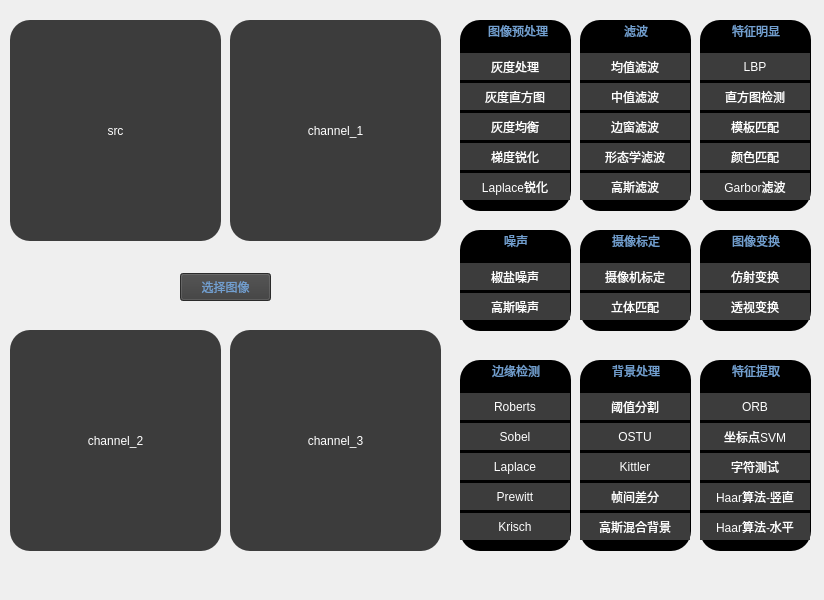
<?xml version="1.0" encoding="UTF-8"?>
<ui version="4.0">
 <class>opencv</class>
 <widget class="QWidget" name="opencv">
  <property name="geometry">
   <rect>
    <x>0</x>
    <y>0</y>
    <width>824</width>
    <height>600</height>
   </rect>
  </property>
  <property name="minimumSize">
   <size>
    <width>824</width>
    <height>600</height>
   </size>
  </property>
  <property name="maximumSize">
   <size>
    <width>824</width>
    <height>600</height>
   </size>
  </property>
  <property name="windowTitle">
   <string>Form</string>
  </property>
  <widget class="QLabel" name="label_2">
   <property name="geometry">
    <rect>
     <x>230</x>
     <y>20</y>
     <width>211</width>
     <height>221</height>
    </rect>
   </property>
   <property name="maximumSize">
    <size>
     <width>211</width>
     <height>221</height>
    </size>
   </property>
   <property name="styleSheet">
    <string notr="true">background:transparent; 
background:#3c3c3c;
color: white;
border-radius:20px;</string>
   </property>
   <property name="text">
    <string>channel_1</string>
   </property>
   <property name="alignment">
    <set>Qt::AlignCenter</set>
   </property>
  </widget>
  <widget class="QLabel" name="label_3">
   <property name="geometry">
    <rect>
     <x>10</x>
     <y>330</y>
     <width>211</width>
     <height>221</height>
    </rect>
   </property>
   <property name="maximumSize">
    <size>
     <width>211</width>
     <height>221</height>
    </size>
   </property>
   <property name="styleSheet">
    <string notr="true">background:transparent; 
background:#3c3c3c;
color: white;
border-radius:20px;</string>
   </property>
   <property name="text">
    <string>channel_2</string>
   </property>
   <property name="alignment">
    <set>Qt::AlignCenter</set>
   </property>
  </widget>
  <widget class="QLabel" name="label_4">
   <property name="geometry">
    <rect>
     <x>230</x>
     <y>330</y>
     <width>211</width>
     <height>221</height>
    </rect>
   </property>
   <property name="maximumSize">
    <size>
     <width>211</width>
     <height>221</height>
    </size>
   </property>
   <property name="styleSheet">
    <string notr="true">background:transparent; 
background:#3c3c3c;
color: white;
border-radius:20px;</string>
   </property>
   <property name="text">
    <string>channel_3</string>
   </property>
   <property name="alignment">
    <set>Qt::AlignCenter</set>
   </property>
  </widget>
  <widget class="QLabel" name="label">
   <property name="geometry">
    <rect>
     <x>10</x>
     <y>20</y>
     <width>211</width>
     <height>221</height>
    </rect>
   </property>
   <property name="maximumSize">
    <size>
     <width>211</width>
     <height>221</height>
    </size>
   </property>
   <property name="styleSheet">
    <string notr="true">background:transparent; 
background:#3c3c3c;
color: white;
border-radius:20px;</string>
   </property>
   <property name="text">
    <string>src</string>
   </property>
   <property name="alignment">
    <set>Qt::AlignCenter</set>
   </property>
  </widget>
  <widget class="QGroupBox" name="groupBox">
   <property name="geometry">
    <rect>
     <x>460</x>
     <y>20</y>
     <width>111</width>
     <height>191</height>
    </rect>
   </property>
   <property name="styleSheet">
    <string notr="true">color: rgb(114, 159, 207);
background: black;
border-radius:20px;</string>
   </property>
   <property name="title">
    <string> 图像预处理</string>
   </property>
   <property name="alignment">
    <set>Qt::AlignCenter</set>
   </property>
   <widget class="QPushButton" name="laplaceSharpen">
    <property name="geometry">
     <rect>
      <x>0</x>
      <y>150</y>
      <width>110</width>
      <height>30</height>
     </rect>
    </property>
    <property name="styleSheet">
     <string notr="true">margin-top:3px;
background:transparent; 
background:#3c3c3c;
color: white;</string>
    </property>
    <property name="text">
     <string>Laplace锐化</string>
    </property>
   </widget>
   <widget class="QPushButton" name="gradSharpen">
    <property name="geometry">
     <rect>
      <x>0</x>
      <y>120</y>
      <width>110</width>
      <height>30</height>
     </rect>
    </property>
    <property name="styleSheet">
     <string notr="true">margin-top:3px;
background:transparent; 
background:#3c3c3c;
color: white;</string>
    </property>
    <property name="text">
     <string>梯度锐化</string>
    </property>
   </widget>
   <widget class="QPushButton" name="grayLeval">
    <property name="geometry">
     <rect>
      <x>0</x>
      <y>60</y>
      <width>110</width>
      <height>30</height>
     </rect>
    </property>
    <property name="styleSheet">
     <string notr="true">margin-top:3px;
background:transparent; 
background:#3c3c3c;
color: white;</string>
    </property>
    <property name="text">
     <string>灰度直方图</string>
    </property>
   </widget>
   <widget class="QPushButton" name="grayProcess">
    <property name="geometry">
     <rect>
      <x>0</x>
      <y>30</y>
      <width>110</width>
      <height>30</height>
     </rect>
    </property>
    <property name="styleSheet">
     <string notr="true">margin-top:3px;
background:transparent; 
background:#3c3c3c;
color: white;</string>
    </property>
    <property name="text">
     <string>灰度处理</string>
    </property>
   </widget>
   <widget class="QPushButton" name="grayBalance">
    <property name="geometry">
     <rect>
      <x>0</x>
      <y>90</y>
      <width>110</width>
      <height>30</height>
     </rect>
    </property>
    <property name="styleSheet">
     <string notr="true">margin-top:3px;
background:transparent; 
background:#3c3c3c;
color: white;</string>
    </property>
    <property name="text">
     <string>灰度均衡</string>
    </property>
   </widget>
  </widget>
  <widget class="QGroupBox" name="groupBox_2">
   <property name="geometry">
    <rect>
     <x>580</x>
     <y>20</y>
     <width>111</width>
     <height>191</height>
    </rect>
   </property>
   <property name="styleSheet">
    <string notr="true">color: rgb(114, 159, 207);
background: black;
border-radius:20px;</string>
   </property>
   <property name="title">
    <string>滤波</string>
   </property>
   <property name="alignment">
    <set>Qt::AlignCenter</set>
   </property>
   <widget class="QPushButton" name="gaussFilter">
    <property name="geometry">
     <rect>
      <x>0</x>
      <y>150</y>
      <width>110</width>
      <height>30</height>
     </rect>
    </property>
    <property name="styleSheet">
     <string notr="true">margin-top:3px;
background:transparent; 
background:#3c3c3c;
color: white;</string>
    </property>
    <property name="text">
     <string>高斯滤波</string>
    </property>
   </widget>
   <widget class="QPushButton" name="windowFilter">
    <property name="geometry">
     <rect>
      <x>0</x>
      <y>90</y>
      <width>110</width>
      <height>30</height>
     </rect>
    </property>
    <property name="styleSheet">
     <string notr="true">margin-top:3px;
background:transparent; 
background:#3c3c3c;
color: white;</string>
    </property>
    <property name="text">
     <string>边窗滤波</string>
    </property>
   </widget>
   <widget class="QPushButton" name="formFilter">
    <property name="geometry">
     <rect>
      <x>0</x>
      <y>120</y>
      <width>110</width>
      <height>30</height>
     </rect>
    </property>
    <property name="styleSheet">
     <string notr="true">margin-top:3px;
background:transparent; 
background:#3c3c3c;
color: white;</string>
    </property>
    <property name="text">
     <string>形态学滤波</string>
    </property>
   </widget>
   <widget class="QPushButton" name="middleFilter">
    <property name="geometry">
     <rect>
      <x>0</x>
      <y>60</y>
      <width>110</width>
      <height>30</height>
     </rect>
    </property>
    <property name="styleSheet">
     <string notr="true">margin-top:3px;
background:transparent; 
background:#3c3c3c;
color: white;</string>
    </property>
    <property name="text">
     <string>中值滤波</string>
    </property>
   </widget>
   <widget class="QPushButton" name="averageFilter">
    <property name="geometry">
     <rect>
      <x>0</x>
      <y>30</y>
      <width>110</width>
      <height>30</height>
     </rect>
    </property>
    <property name="styleSheet">
     <string notr="true">margin-top:3px;
background:transparent; 
background:#3c3c3c;
color: white;</string>
    </property>
    <property name="text">
     <string>均值滤波</string>
    </property>
   </widget>
  </widget>
  <widget class="QGroupBox" name="groupBox_3">
   <property name="geometry">
    <rect>
     <x>700</x>
     <y>20</y>
     <width>111</width>
     <height>191</height>
    </rect>
   </property>
   <property name="styleSheet">
    <string notr="true">color: rgb(114, 159, 207);
background: black;
border-radius:20px;</string>
   </property>
   <property name="title">
    <string>特征明显</string>
   </property>
   <property name="alignment">
    <set>Qt::AlignCenter</set>
   </property>
   <widget class="QPushButton" name="colorFit">
    <property name="geometry">
     <rect>
      <x>0</x>
      <y>120</y>
      <width>110</width>
      <height>30</height>
     </rect>
    </property>
    <property name="styleSheet">
     <string notr="true">margin-top:3px;
background:transparent; 
background:#3c3c3c;
color: white;</string>
    </property>
    <property name="text">
     <string>颜色匹配</string>
    </property>
   </widget>
   <widget class="QPushButton" name="targetDet">
    <property name="geometry">
     <rect>
      <x>0</x>
      <y>60</y>
      <width>110</width>
      <height>30</height>
     </rect>
    </property>
    <property name="styleSheet">
     <string notr="true">margin-top:3px;
background:transparent; 
background:#3c3c3c;
color: white;</string>
    </property>
    <property name="text">
     <string>直方图检测</string>
    </property>
   </widget>
   <widget class="QPushButton" name="circleLbp">
    <property name="geometry">
     <rect>
      <x>0</x>
      <y>30</y>
      <width>110</width>
      <height>30</height>
     </rect>
    </property>
    <property name="styleSheet">
     <string notr="true">margin-top:3px;
background:transparent; 
background:#3c3c3c;
color: white;</string>
    </property>
    <property name="text">
     <string>LBP</string>
    </property>
   </widget>
   <widget class="QPushButton" name="gaber">
    <property name="geometry">
     <rect>
      <x>0</x>
      <y>150</y>
      <width>110</width>
      <height>30</height>
     </rect>
    </property>
    <property name="styleSheet">
     <string notr="true">margin-top:3px;
background:transparent; 
background:#3c3c3c;
color: white;</string>
    </property>
    <property name="text">
     <string>Garbor滤波</string>
    </property>
   </widget>
   <widget class="QPushButton" name="modelCheck">
    <property name="geometry">
     <rect>
      <x>0</x>
      <y>90</y>
      <width>110</width>
      <height>30</height>
     </rect>
    </property>
    <property name="styleSheet">
     <string notr="true">margin-top:3px;
background:transparent; 
background:#3c3c3c;
color: white;</string>
    </property>
    <property name="text">
     <string>模板匹配</string>
    </property>
   </widget>
  </widget>
  <widget class="QGroupBox" name="groupBox_4">
   <property name="geometry">
    <rect>
     <x>460</x>
     <y>360</y>
     <width>111</width>
     <height>191</height>
    </rect>
   </property>
   <property name="styleSheet">
    <string notr="true">color: rgb(114, 159, 207);
background: black;
border-radius:20px;</string>
   </property>
   <property name="title">
    <string>边缘检测</string>
   </property>
   <property name="alignment">
    <set>Qt::AlignCenter</set>
   </property>
   <widget class="QPushButton" name="krischEdge">
    <property name="geometry">
     <rect>
      <x>0</x>
      <y>150</y>
      <width>110</width>
      <height>30</height>
     </rect>
    </property>
    <property name="styleSheet">
     <string notr="true">margin-top:3px;
background:transparent; 
background:#3c3c3c;
color: white;</string>
    </property>
    <property name="text">
     <string>Krisch</string>
    </property>
   </widget>
   <widget class="QPushButton" name="laplaceEdge">
    <property name="geometry">
     <rect>
      <x>0</x>
      <y>90</y>
      <width>110</width>
      <height>30</height>
     </rect>
    </property>
    <property name="styleSheet">
     <string notr="true">margin-top:3px;
background:transparent; 
background:#3c3c3c;
color: white;</string>
    </property>
    <property name="text">
     <string>Laplace</string>
    </property>
   </widget>
   <widget class="QPushButton" name="sobelEdge">
    <property name="geometry">
     <rect>
      <x>0</x>
      <y>60</y>
      <width>110</width>
      <height>30</height>
     </rect>
    </property>
    <property name="styleSheet">
     <string notr="true">margin-top:3px;
background:transparent; 
background:#3c3c3c;
color: white;</string>
    </property>
    <property name="text">
     <string>Sobel</string>
    </property>
   </widget>
   <widget class="QPushButton" name="prewitt">
    <property name="geometry">
     <rect>
      <x>0</x>
      <y>120</y>
      <width>110</width>
      <height>30</height>
     </rect>
    </property>
    <property name="styleSheet">
     <string notr="true">margin-top:3px;
background:transparent; 
background:#3c3c3c;
color: white;</string>
    </property>
    <property name="text">
     <string>Prewitt</string>
    </property>
   </widget>
   <widget class="QPushButton" name="robertsEdge">
    <property name="geometry">
     <rect>
      <x>0</x>
      <y>30</y>
      <width>110</width>
      <height>30</height>
     </rect>
    </property>
    <property name="styleSheet">
     <string notr="true">margin-top:3px;
background:transparent; 
background:#3c3c3c;
color: white;</string>
    </property>
    <property name="text">
     <string>Roberts</string>
    </property>
   </widget>
  </widget>
  <widget class="QGroupBox" name="groupBox_5">
   <property name="geometry">
    <rect>
     <x>580</x>
     <y>360</y>
     <width>111</width>
     <height>191</height>
    </rect>
   </property>
   <property name="styleSheet">
    <string notr="true">color: rgb(114, 159, 207);
background: black;
border-radius:20px;</string>
   </property>
   <property name="title">
    <string>背景处理</string>
   </property>
   <property name="alignment">
    <set>Qt::AlignCenter</set>
   </property>
   <widget class="QPushButton" name="thresholdSeg">
    <property name="geometry">
     <rect>
      <x>0</x>
      <y>30</y>
      <width>110</width>
      <height>30</height>
     </rect>
    </property>
    <property name="styleSheet">
     <string notr="true">margin-top:3px;
background:transparent; 
background:#3c3c3c;
color: white;</string>
    </property>
    <property name="text">
     <string>阈值分割</string>
    </property>
   </widget>
   <widget class="QPushButton" name="Kittler">
    <property name="geometry">
     <rect>
      <x>0</x>
      <y>90</y>
      <width>110</width>
      <height>30</height>
     </rect>
    </property>
    <property name="styleSheet">
     <string notr="true">margin-top:3px;
background:transparent; 
background:#3c3c3c;
color: white;</string>
    </property>
    <property name="text">
     <string>Kittler</string>
    </property>
   </widget>
   <widget class="QPushButton" name="mixGuass">
    <property name="geometry">
     <rect>
      <x>0</x>
      <y>150</y>
      <width>110</width>
      <height>30</height>
     </rect>
    </property>
    <property name="styleSheet">
     <string notr="true">margin-top:3px;
background:transparent; 
background:#3c3c3c;
color: white;</string>
    </property>
    <property name="text">
     <string>高斯混合背景</string>
    </property>
   </widget>
   <widget class="QPushButton" name="OSTU">
    <property name="geometry">
     <rect>
      <x>0</x>
      <y>60</y>
      <width>110</width>
      <height>30</height>
     </rect>
    </property>
    <property name="styleSheet">
     <string notr="true">margin-top:3px;
background:transparent; 
background:#3c3c3c;
color: white;</string>
    </property>
    <property name="text">
     <string>OSTU</string>
    </property>
   </widget>
   <widget class="QPushButton" name="frameDiff">
    <property name="geometry">
     <rect>
      <x>0</x>
      <y>120</y>
      <width>110</width>
      <height>30</height>
     </rect>
    </property>
    <property name="styleSheet">
     <string notr="true">margin-top:3px;
background:transparent; 
background:#3c3c3c;
color: white;</string>
    </property>
    <property name="text">
     <string>帧间差分</string>
    </property>
   </widget>
  </widget>
  <widget class="QGroupBox" name="groupBox_6">
   <property name="geometry">
    <rect>
     <x>700</x>
     <y>360</y>
     <width>111</width>
     <height>191</height>
    </rect>
   </property>
   <property name="styleSheet">
    <string notr="true">color: rgb(114, 159, 207);
background: black;
border-radius:20px;</string>
   </property>
   <property name="title">
    <string>特征提取</string>
   </property>
   <property name="alignment">
    <set>Qt::AlignCenter</set>
   </property>
   <widget class="QPushButton" name="wordTest">
    <property name="geometry">
     <rect>
      <x>0</x>
      <y>90</y>
      <width>110</width>
      <height>30</height>
     </rect>
    </property>
    <property name="styleSheet">
     <string notr="true">margin-top:3px;
background:transparent; 
background:#3c3c3c;
color: white;</string>
    </property>
    <property name="text">
     <string>字符测试</string>
    </property>
   </widget>
   <widget class="QPushButton" name="Haar1">
    <property name="geometry">
     <rect>
      <x>0</x>
      <y>150</y>
      <width>110</width>
      <height>30</height>
     </rect>
    </property>
    <property name="styleSheet">
     <string notr="true">margin-top:3px;
background:transparent; 
background:#3c3c3c;
color: white;</string>
    </property>
    <property name="text">
     <string>Haar算法-水平</string>
    </property>
   </widget>
   <widget class="QPushButton" name="Haar2">
    <property name="geometry">
     <rect>
      <x>0</x>
      <y>120</y>
      <width>110</width>
      <height>30</height>
     </rect>
    </property>
    <property name="styleSheet">
     <string notr="true">margin-top:3px;
background:transparent; 
background:#3c3c3c;
color: white;</string>
    </property>
    <property name="text">
     <string>Haar算法-竖直</string>
    </property>
   </widget>
   <widget class="QPushButton" name="orb">
    <property name="geometry">
     <rect>
      <x>0</x>
      <y>30</y>
      <width>110</width>
      <height>30</height>
     </rect>
    </property>
    <property name="styleSheet">
     <string notr="true">margin-top:3px;
background:transparent; 
background:#3c3c3c;
color: white;</string>
    </property>
    <property name="text">
     <string>ORB</string>
    </property>
   </widget>
   <widget class="QPushButton" name="svmTest">
    <property name="geometry">
     <rect>
      <x>0</x>
      <y>60</y>
      <width>110</width>
      <height>30</height>
     </rect>
    </property>
    <property name="styleSheet">
     <string notr="true">margin-top:3px;
background:transparent; 
background:#3c3c3c;
color: white;</string>
    </property>
    <property name="text">
     <string>坐标点SVM</string>
    </property>
   </widget>
  </widget>
  <widget class="QPushButton" name="seletpic">
   <property name="geometry">
    <rect>
     <x>180</x>
     <y>270</y>
     <width>91</width>
     <height>31</height>
    </rect>
   </property>
   <property name="styleSheet">
    <string notr="true">margin-top:3px;
background:transparent; 
background:#3c3c3c;
color: rgb(114, 159, 207);</string>
   </property>
   <property name="text">
    <string>选择图像</string>
   </property>
  </widget>
  <widget class="QGroupBox" name="groupBox_7">
   <property name="geometry">
    <rect>
     <x>460</x>
     <y>230</y>
     <width>111</width>
     <height>101</height>
    </rect>
   </property>
   <property name="styleSheet">
    <string notr="true">color: rgb(114, 159, 207);
background: black;
border-radius:20px;</string>
   </property>
   <property name="title">
    <string>噪声</string>
   </property>
   <property name="alignment">
    <set>Qt::AlignCenter</set>
   </property>
   <widget class="QPushButton" name="guassNoise">
    <property name="geometry">
     <rect>
      <x>0</x>
      <y>60</y>
      <width>110</width>
      <height>30</height>
     </rect>
    </property>
    <property name="styleSheet">
     <string notr="true">margin-top:3px;
background:transparent; 
background:#3c3c3c;
color: white;</string>
    </property>
    <property name="text">
     <string>高斯噪声</string>
    </property>
   </widget>
   <widget class="QPushButton" name="saltNoise">
    <property name="geometry">
     <rect>
      <x>0</x>
      <y>30</y>
      <width>110</width>
      <height>30</height>
     </rect>
    </property>
    <property name="styleSheet">
     <string notr="true">margin-top:3px;
background:transparent; 
background:#3c3c3c;
color: white;</string>
    </property>
    <property name="text">
     <string>椒盐噪声</string>
    </property>
   </widget>
  </widget>
  <widget class="QGroupBox" name="groupBox_8">
   <property name="geometry">
    <rect>
     <x>580</x>
     <y>230</y>
     <width>111</width>
     <height>101</height>
    </rect>
   </property>
   <property name="styleSheet">
    <string notr="true">color: rgb(114, 159, 207);
background: black;
border-radius:20px;</string>
   </property>
   <property name="title">
    <string>摄像标定</string>
   </property>
   <property name="alignment">
    <set>Qt::AlignCenter</set>
   </property>
   <widget class="QPushButton" name="camera2">
    <property name="geometry">
     <rect>
      <x>0</x>
      <y>30</y>
      <width>110</width>
      <height>30</height>
     </rect>
    </property>
    <property name="styleSheet">
     <string notr="true">margin-top:3px;
background:transparent; 
background:#3c3c3c;
color: white;</string>
    </property>
    <property name="text">
     <string>摄像机标定</string>
    </property>
   </widget>
   <widget class="QPushButton" name="camera">
    <property name="geometry">
     <rect>
      <x>0</x>
      <y>60</y>
      <width>110</width>
      <height>30</height>
     </rect>
    </property>
    <property name="styleSheet">
     <string notr="true">margin-top:3px;
background:transparent; 
background:#3c3c3c;
color: white;</string>
    </property>
    <property name="text">
     <string>立体匹配</string>
    </property>
   </widget>
  </widget>
  <widget class="QGroupBox" name="groupBox_9">
   <property name="geometry">
    <rect>
     <x>700</x>
     <y>230</y>
     <width>111</width>
     <height>101</height>
    </rect>
   </property>
   <property name="styleSheet">
    <string notr="true">color: rgb(114, 159, 207);
background: black;
border-radius:20px;</string>
   </property>
   <property name="title">
    <string>图像变换</string>
   </property>
   <property name="alignment">
    <set>Qt::AlignCenter</set>
   </property>
   <widget class="QPushButton" name="perspective">
    <property name="geometry">
     <rect>
      <x>0</x>
      <y>60</y>
      <width>110</width>
      <height>30</height>
     </rect>
    </property>
    <property name="styleSheet">
     <string notr="true">margin-top:3px;
background:transparent; 
background:#3c3c3c;
color: white;</string>
    </property>
    <property name="text">
     <string>透视变换</string>
    </property>
   </widget>
   <widget class="QPushButton" name="affine">
    <property name="geometry">
     <rect>
      <x>0</x>
      <y>30</y>
      <width>110</width>
      <height>30</height>
     </rect>
    </property>
    <property name="styleSheet">
     <string notr="true">margin-top:3px;
background:transparent; 
background:#3c3c3c;
color: white;</string>
    </property>
    <property name="text">
     <string>仿射变换</string>
    </property>
   </widget>
  </widget>
 </widget>
 <resources/>
 <connections/>
</ui>
